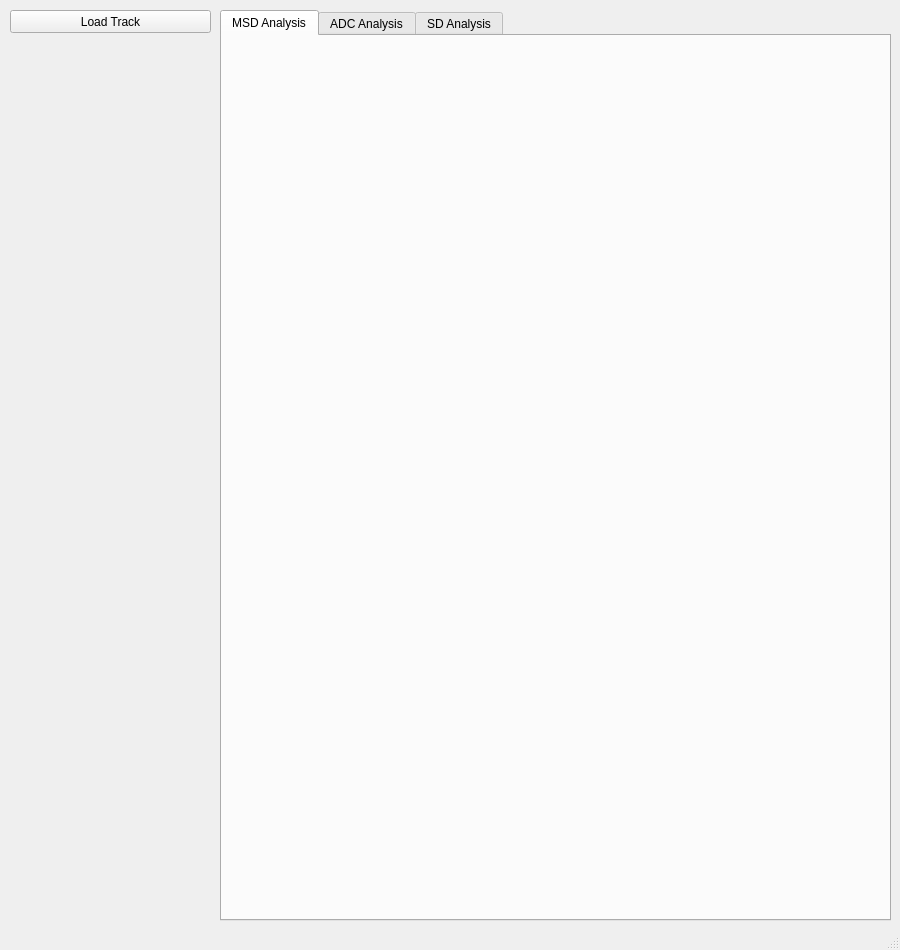
<?xml version="1.0" encoding="UTF-8"?>
<ui version="4.0">
 <class>MainWindow</class>
 <widget class="QMainWindow" name="MainWindow">
  <property name="geometry">
   <rect>
    <x>0</x>
    <y>0</y>
    <width>900</width>
    <height>950</height>
   </rect>
  </property>
  <property name="sizePolicy">
   <sizepolicy hsizetype="Fixed" vsizetype="Fixed">
    <horstretch>0</horstretch>
    <verstretch>0</verstretch>
   </sizepolicy>
  </property>
  <property name="minimumSize">
   <size>
    <width>900</width>
    <height>950</height>
   </size>
  </property>
  <property name="maximumSize">
   <size>
    <width>900</width>
    <height>950</height>
   </size>
  </property>
  <property name="windowTitle">
   <string>iSCAT Single-Track Analysis 0.1</string>
  </property>
  <widget class="QWidget" name="centralwidget">
   <widget class="QTabWidget" name="tabWidget">
    <property name="geometry">
     <rect>
      <x>220</x>
      <y>10</y>
      <width>671</width>
      <height>911</height>
     </rect>
    </property>
    <property name="currentIndex">
     <number>0</number>
    </property>
    <widget class="QWidget" name="tabMSD">
     <attribute name="title">
      <string>MSD Analysis</string>
     </attribute>
     <widget class="QWidget" name="gridLayoutWidget">
      <property name="geometry">
       <rect>
        <x>0</x>
        <y>0</y>
        <width>661</width>
        <height>881</height>
       </rect>
      </property>
      <layout class="QGridLayout" name="layoutMSD">
       <property name="spacing">
        <number>0</number>
       </property>
      </layout>
     </widget>
    </widget>
    <widget class="QWidget" name="tabADC">
     <attribute name="title">
      <string>ADC Analysis</string>
     </attribute>
     <widget class="QWidget" name="gridLayoutWidget_2">
      <property name="geometry">
       <rect>
        <x>0</x>
        <y>0</y>
        <width>661</width>
        <height>881</height>
       </rect>
      </property>
      <layout class="QGridLayout" name="layoutADC">
       <property name="spacing">
        <number>0</number>
       </property>
      </layout>
     </widget>
    </widget>
    <widget class="QWidget" name="tabSD">
     <attribute name="title">
      <string>SD Analysis</string>
     </attribute>
     <widget class="QWidget" name="gridLayoutWidget_3">
      <property name="geometry">
       <rect>
        <x>0</x>
        <y>0</y>
        <width>661</width>
        <height>881</height>
       </rect>
      </property>
      <layout class="QGridLayout" name="layoutSD">
       <property name="spacing">
        <number>0</number>
       </property>
      </layout>
     </widget>
    </widget>
   </widget>
   <widget class="QPushButton" name="pushButtonLoadTrack">
    <property name="geometry">
     <rect>
      <x>10</x>
      <y>10</y>
      <width>201</width>
      <height>23</height>
     </rect>
    </property>
    <property name="text">
     <string>Load Track</string>
    </property>
   </widget>
  </widget>
  <widget class="QStatusBar" name="statusbar"/>
 </widget>
 <resources/>
 <connections/>
</ui>
